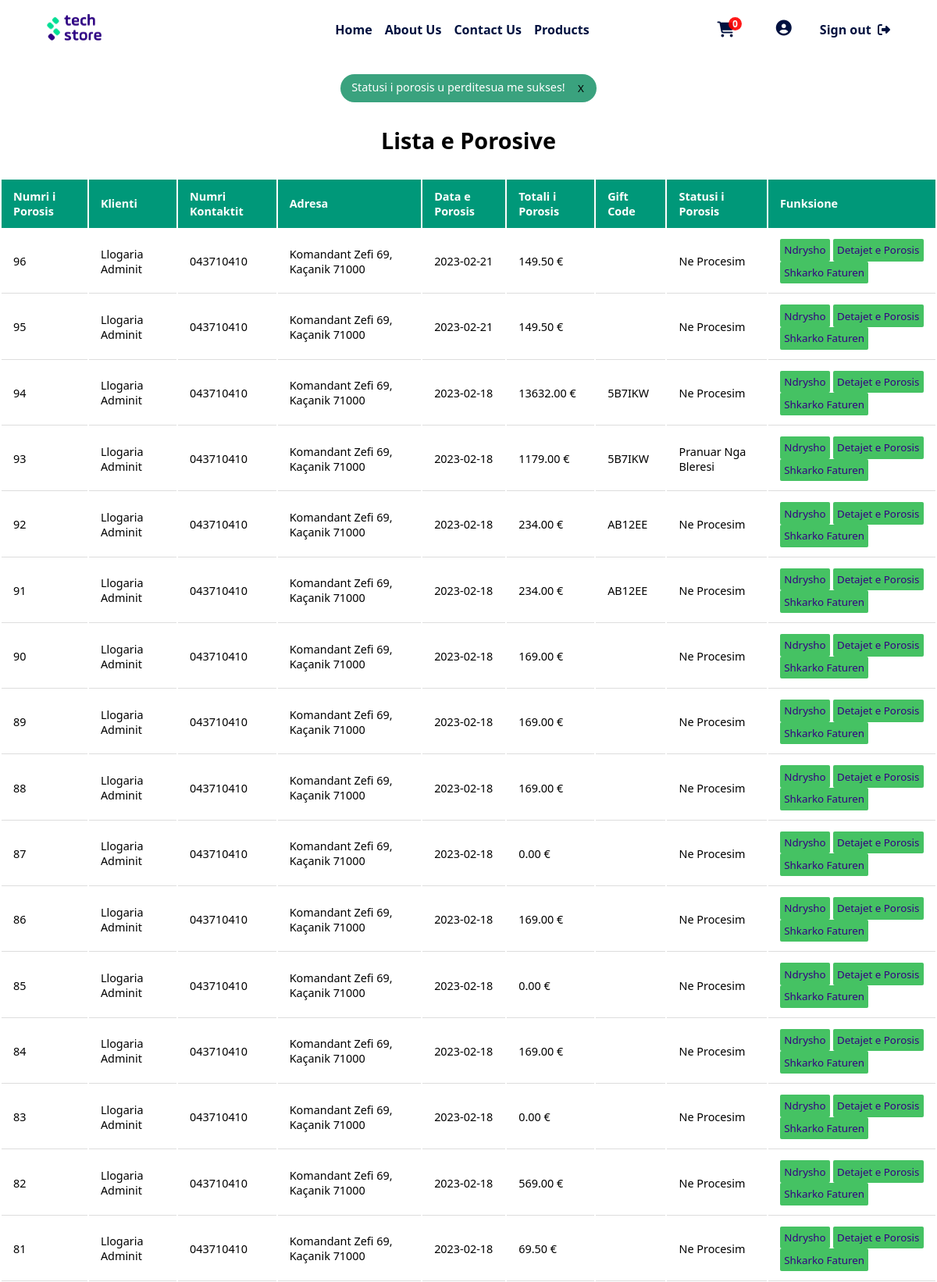
Page /php/admin/porositNgaKlientet.php?porosiaID=96 (signed in, upper part) on the committed database.
### tables this page shows
CREATE TABLE IF NOT EXISTS `porosit` (
  `nrPorosis` int(11) NOT NULL AUTO_INCREMENT,
  `idKlienti` int(11) DEFAULT NULL,
  `dataPorosis` date NOT NULL DEFAULT current_timestamp(),
  `TotaliPorosis` decimal(10,2) NOT NULL,
  `kodiZbritjes` char(6) DEFAULT NULL,
  `statusiPorosis` varchar(30) NOT NULL DEFAULT 'Ne Procesim',
  PRIMARY KEY (`nrPorosis`),
  KEY `FK_KlientiPorosia` (`idKlienti`)
);

CREATE TABLE IF NOT EXISTS `user` (
  `userID` int(11) NOT NULL AUTO_INCREMENT,
  `emri` varchar(20) NOT NULL,
  `mbiemri` varchar(30) DEFAULT NULL,
  `username` varchar(20) NOT NULL,
  `email` varchar(50) DEFAULT NULL,
  `password` varchar(60) NOT NULL,
  `aksesi` int(1) NOT NULL DEFAULT 0,
  PRIMARY KEY (`userID`)
);

CREATE TABLE IF NOT EXISTS `tedhenatuser` (
  `userID` int(11) NOT NULL,
  `nrKontaktit` varchar(30) DEFAULT NULL,
  `qyteti` varchar(30) DEFAULT NULL,
  `zipKodi` varchar(7) DEFAULT NULL,
  `adresa` varchar(50) DEFAULT NULL,
  KEY `FK_UserTeDhenatUser` (`userID`)
);

### php/db/dbcon.php (called while the page is built)
<?php
class dbCon
{
    private $conn = '';
    private $hostiIDB = 'localhost';
    private $emriDB = 'techstoredb';
    private $dbUsername = 'root';
    private $dbPass = '';
    public function connDB()
    {
        try {
            $this->conn = new PDO(
                "mysql:host=$this->hostiIDB;dbname=$this->emriDB", $this->dbUsername, $this->dbPass,
                [PDO::ATTR_DEFAULT_FETCH_MODE => PDO::FETCH_ASSOC]
            );
        } catch (PDOException $pdoe) {
            die("Nuk mund të lidhej me bazën e të dhënave {$this->emriDB} :" . $pdoe->getMessage());
        }
        return $this->conn;
    }
}
?>

### php/CRUD/porosiaCRUD.php (called while the page is built, shortened)
<?php
require_once('../db/dbcon.php');
class porosiaCRUD extends dbCon
{
    private $dbConn;
    public function __construct($porosiaID = '', $produktiID = '', $userID = '', $emriKlientit = '', $mbiemriKlientit = '', $emailKlientit = '', $nrKontaktit = '', $qyteti = '', $adresaKlientit = '', $dataPorosis = '', $qmimiProd = '', $sasiaPorositur = '', $qmimiTotal = '', $statusiPorosis = '', $kodiZbritjes = '')
    {
        $this->dbConn = $this->connDB();
    }
            ?>
            <?php
    public function shfaqTeGjithaPorosite()
    {
        try {
            $sql = "SELECT p.nrPorosis, u.emri, u.mbiemri,
                    tu.nrKontaktit, tu.qyteti, tu.zipKodi, tu.adresa, p.dataPorosis, p.TotaliPorosis, p.statusiPorosis, p.kodiZbritjes
                    from porosit p
                    inner join user u on u.userID = p.idKlienti
                    inner join tedhenatuser tu on u.userID = tu.userID
                    ORDER BY nrPorosis DESC;";
            $stm = $this->dbConn->prepare($sql);
            $stm->execute();
            return $stm->fetchAll();
        } catch (Exception $e) {
            return $e->getMessage();
        }
    }
}
?>

### php/admin/porositNgaKlientet.php (the view, shortened to what this page needs)
<?php
require_once('../CRUD/porosiaCRUD.php');
$porosiaCRUD = new porosiaCRUD();
if (isset($_GET['porosiaID'])) {
  $porosiaCRUD->setPorosiaID($_GET['porosiaID']);
  $porosiaCRUD->setStatusiPorosis('E Derguar');
  $porosiaCRUD->perditesoStatusinPorosis();
}
$porosit = $porosiaCRUD->shfaqTeGjithaPorosite();
?>
<!DOCTYPE html>
<html lang="en">
<head>
  <link rel="stylesheet" href="../../css/mesazhetStyle.css" />
  <link rel="stylesheet" href="../../css/adminDashboard.css" />
</head>
<body>
  <?php include '../design/header.php' ?>
  <div class="containerDashboardP">
    <?php
    if (isset($_SESSION['statusiUPerditesua'])) {
      if ($_SESSION['statusiUPerditesua'] == true) {
        ?>
        <div class="mesazhiSuksesStyle">
          <p>Statusi i porosis u perditesua me sukses!</p>
          <button id="mbyllMesazhin">
            X
          </button>
        </div>
        <?php
      }
    }
    ?>
    <h1>Lista e Porosive</h1>
    <table>
      <tr>
        <th>Numri i Porosis</th>
        <th>Klienti</th>
        <th>Numri Kontaktit</th>
        <th>Adresa</th>
        <th>Data e Porosis</th>
        <th>Totali i Porosis</th>
        <th>Gift Code</th>
        <th>Statusi i Porosis</th>
        <th>Funksione</th>
      </tr>
      <?php
      foreach ($porosit as $porosia) {
        ?>
        <tr>
          <td>
            <?php echo $porosia['nrPorosis'] ?>
          </td>
          <td>
            <?php echo $porosia['emri'] . ' ' . $porosia['mbiemri'] ?>
          </td>
          <td>
            <?php echo $porosia['nrKontaktit'] ?>
          </td>
          <td>
            <?php echo $porosia['adresa'] . ', ' . $porosia['qyteti'] . ' ' . $porosia['zipKodi'] ?>
          </td>
          <td>
            <?php echo $porosia['dataPorosis'] ?>
          </td>
          <td>
            <?php echo $porosia['TotaliPorosis'] ?> €
          </td>
          <td>
            <?php echo $porosia['kodiZbritjes'] ?>
          </td>
          <td>
            <?php echo $porosia['statusiPorosis'] ?>
          </td>
          <td>
            <button class="edito"><a href="?porosiaID=<?php echo $porosia['nrPorosis'] ?>">Ndrysho</a></button>
            <button class="edito"><a
                href="../userPages/detajetPorosis.php?porosiaID=<?php echo $porosia['nrPorosis'] ?>">Detajet
                e Porosis</a></button>
            <button class="edito"><a href="../funksione/fatura.php?nrPorosis=<?php echo $porosia['nrPorosis'] ?>"
                target="_blank">Shkarko Faturen</a></button>
          </td>
        </tr>
        <?php
      }
      ?>
    </table>
  </div>
  <?php
  include '../design/footer.php';
  include('../funksione/importimiScriptave.php') ?>
</body>
</html>

### css/mesazhetStyle.css (style rules this page uses)
.mesazhiSuksesStyle { display: flex; gap: 1em; border: none; background-color: #3aa27e; color: white; width: fit-content; padding: 0.5em 1em; border-radius: 25px; }
#mbyllMesazhin { border: none; background: none; color: black; padding: 2px; }

### css/adminDashboard.css (style rules this page uses)
.containerDashboardP { display: flex; justify-content: center; align-items: center; margin: 25px 0; font-size: 0.9em; min-width: 400px; flex-direction: column; gap: 2em; flex-wrap: wrap; }
.containerDashboardP tr th { background-color: #009879; color: #ffffff; text-align: left; font-weight: bold; }
.containerDashboardP th, .containerDashboardP td { padding: 12px 15px; }
.containerDashboardP tr td { border-bottom: 1px solid #dddddd; }
.edito { padding: 0.4em; background-color: #45c263; border: none; border-radius: 2px; }

### css/footer.css (style rules this page uses)
.footer-nav li, a { list-style: none; color: #340182; padding-top: 4px; }
.footer-contact li, a { list-style: none; color: #340182; padding-top: 5px; }

### rows in the picture
porosit: nrPorosis "96", idKlienti.emri "Llogaria", idKlienti.mbiemri "Adminit", tedhenatuser.nrKontaktit "043710410", tedhenatuser.adresa "Komandant Zefi 69", tedhenatuser.qyteti "Kaçanik", tedhenatuser.zipKodi "71000", dataPorosis "2023-02-21", TotaliPorosis "149.50", statusiPorosis "Ne Procesim"
porosit: nrPorosis "95", idKlienti.emri "Llogaria", idKlienti.mbiemri "Adminit", tedhenatuser.nrKontaktit "043710410", tedhenatuser.adresa "Komandant Zefi 69", tedhenatuser.qyteti "Kaçanik", tedhenatuser.zipKodi "71000", dataPorosis "2023-02-21", TotaliPorosis "149.50", statusiPorosis "Ne Procesim"
porosit: nrPorosis "94", idKlienti.emri "Llogaria", idKlienti.mbiemri "Adminit", tedhenatuser.nrKontaktit "043710410", tedhenatuser.adresa "Komandant Zefi 69", tedhenatuser.qyteti "Kaçanik", tedhenatuser.zipKodi "71000", dataPorosis "2023-02-18", TotaliPorosis "13632.00", kodiZbritjes "5B7IKW", statusiPorosis "Ne Procesim"
porosit: nrPorosis "93", idKlienti.emri "Llogaria", idKlienti.mbiemri "Adminit", tedhenatuser.nrKontaktit "043710410", tedhenatuser.adresa "Komandant Zefi 69", tedhenatuser.qyteti "Kaçanik", tedhenatuser.zipKodi "71000", dataPorosis "2023-02-18", TotaliPorosis "1179.00", kodiZbritjes "5B7IKW", statusiPorosis "Pranuar Nga Bleresi"
porosit: nrPorosis "92", idKlienti.emri "Llogaria", idKlienti.mbiemri "Adminit", tedhenatuser.nrKontaktit "043710410", tedhenatuser.adresa "Komandant Zefi 69", tedhenatuser.qyteti "Kaçanik", tedhenatuser.zipKodi "71000", dataPorosis "2023-02-18", TotaliPorosis "234.00", kodiZbritjes "AB12EE", statusiPorosis "Ne Procesim"
porosit: nrPorosis "91", idKlienti.emri "Llogaria", idKlienti.mbiemri "Adminit", tedhenatuser.nrKontaktit "043710410", tedhenatuser.adresa "Komandant Zefi 69", tedhenatuser.qyteti "Kaçanik", tedhenatuser.zipKodi "71000", dataPorosis "2023-02-18", TotaliPorosis "234.00", kodiZbritjes "AB12EE", statusiPorosis "Ne Procesim"
porosit: nrPorosis "90", idKlienti.emri "Llogaria", idKlienti.mbiemri "Adminit", tedhenatuser.nrKontaktit "043710410", tedhenatuser.adresa "Komandant Zefi 69", tedhenatuser.qyteti "Kaçanik", tedhenatuser.zipKodi "71000", dataPorosis "2023-02-18", TotaliPorosis "169.00", statusiPorosis "Ne Procesim"
porosit: nrPorosis "89", idKlienti.emri "Llogaria", idKlienti.mbiemri "Adminit", tedhenatuser.nrKontaktit "043710410", tedhenatuser.adresa "Komandant Zefi 69", tedhenatuser.qyteti "Kaçanik", tedhenatuser.zipKodi "71000", dataPorosis "2023-02-18", TotaliPorosis "169.00", statusiPorosis "Ne Procesim"
porosit: nrPorosis "88", idKlienti.emri "Llogaria", idKlienti.mbiemri "Adminit", tedhenatuser.nrKontaktit "043710410", tedhenatuser.adresa "Komandant Zefi 69", tedhenatuser.qyteti "Kaçanik", tedhenatuser.zipKodi "71000", dataPorosis "2023-02-18", TotaliPorosis "169.00", statusiPorosis "Ne Procesim"
porosit: nrPorosis "87", idKlienti.emri "Llogaria", idKlienti.mbiemri "Adminit", tedhenatuser.nrKontaktit "043710410", tedhenatuser.adresa "Komandant Zefi 69", tedhenatuser.qyteti "Kaçanik", tedhenatuser.zipKodi "71000", dataPorosis "2023-02-18", TotaliPorosis "0.00", statusiPorosis "Ne Procesim"
porosit: nrPorosis "86", idKlienti.emri "Llogaria", idKlienti.mbiemri "Adminit", tedhenatuser.nrKontaktit "043710410", tedhenatuser.adresa "Komandant Zefi 69", tedhenatuser.qyteti "Kaçanik", tedhenatuser.zipKodi "71000", dataPorosis "2023-02-18", TotaliPorosis "169.00", statusiPorosis "Ne Procesim"
porosit: nrPorosis "85", idKlienti.emri "Llogaria", idKlienti.mbiemri "Adminit", tedhenatuser.nrKontaktit "043710410", tedhenatuser.adresa "Komandant Zefi 69", tedhenatuser.qyteti "Kaçanik", tedhenatuser.zipKodi "71000", dataPorosis "2023-02-18", TotaliPorosis "0.00", statusiPorosis "Ne Procesim"
porosit: nrPorosis "84", idKlienti.emri "Llogaria", idKlienti.mbiemri "Adminit", tedhenatuser.nrKontaktit "043710410", tedhenatuser.adresa "Komandant Zefi 69", tedhenatuser.qyteti "Kaçanik", tedhenatuser.zipKodi "71000", dataPorosis "2023-02-18", TotaliPorosis "169.00", statusiPorosis "Ne Procesim"
porosit: nrPorosis "83", idKlienti.emri "Llogaria", idKlienti.mbiemri "Adminit", tedhenatuser.nrKontaktit "043710410", tedhenatuser.adresa "Komandant Zefi 69", tedhenatuser.qyteti "Kaçanik", tedhenatuser.zipKodi "71000", dataPorosis "2023-02-18", TotaliPorosis "0.00", statusiPorosis "Ne Procesim"
porosit: nrPorosis "82", idKlienti.emri "Llogaria", idKlienti.mbiemri "Adminit", tedhenatuser.nrKontaktit "043710410", tedhenatuser.adresa "Komandant Zefi 69", tedhenatuser.qyteti "Kaçanik", tedhenatuser.zipKodi "71000", dataPorosis "2023-02-18", TotaliPorosis "569.00", statusiPorosis "Ne Procesim"
porosit: nrPorosis "81", idKlienti.emri "Llogaria", idKlienti.mbiemri "Adminit", tedhenatuser.nrKontaktit "043710410", tedhenatuser.adresa "Komandant Zefi 69", tedhenatuser.qyteti "Kaçanik", tedhenatuser.zipKodi "71000", dataPorosis "2023-02-18", TotaliPorosis "69.50", statusiPorosis "Ne Procesim"
